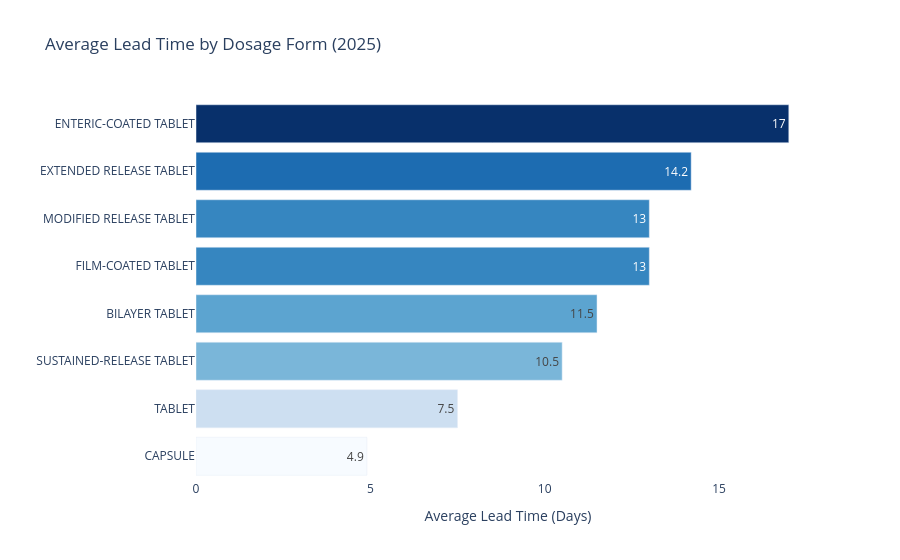

Notebook cell for this chart:
### Code cell
fig = px.bar(
    df_lead_time_dosage_form,
    y='dosage_form',
    x='avg_lead_time_days',
    orientation='h',
    title='Average Lead Time by Dosage Form (2025)',
    labels={
        'avg_lead_time_days': 'Average Lead Time (Days)',
        'dosage_form': ''
    },
    text='avg_lead_time_days',
    color='avg_lead_time_days',
    color_continuous_scale='Blues'
)

fig.update_traces(textposition='auto', insidetextanchor='end')
fig.update_layout(
    plot_bgcolor='white',
    coloraxis_showscale=False,
    yaxis={'categoryorder': 'total ascending'},
    xaxis=dict(showgrid=False, title='Average Lead Time (Days)')
)
fig.show()

### Figure 1 — Plotly figure (JSON) as saved in the notebook; plotly's stock layout.template omitted (floating-point values rounded to 4 significant figures)
{"data": [{"hovertemplate": "Average Lead Time (Days)=%{marker.color}<br>=%{y}<extra></extra>", "insidetextanchor": "end", "legendgroup": "", "marker": {"color": [17.0, 14.2, 13.0, 13.0, 11.5, 10.5, 7.5, 4.9], "coloraxis": "coloraxis", "pattern": {"shape": ""}}, "name": "", "orientation": "h", "showlegend": false, "text": [17.0, 14.2, 13.0, 13.0, 11.5, 10.5, 7.5, 4.9], "textposition": "auto", "type": "bar", "x": [17.0, 14.2, 13.0, 13.0, 11.5, 10.5, 7.5, 4.9], "xaxis": "x", "y": ["ENTERIC-COATED TABLET", "EXTENDED RELEASE TABLET", "FILM-COATED TABLET", "MODIFIED RELEASE TABLET", "BILAYER TABLET", "SUSTAINED-RELEASE TABLET", "TABLET", "CAPSULE"], "yaxis": "y"}], "layout": {"barmode": "relative", "coloraxis": {"colorbar": {"title": {"text": "Average Lead Time (Days)"}}, "colorscale": [[0, "rgb(247,251,255)"], [0.125, "rgb(222,235,247)"], [0.25, "rgb(198,219,239)"], [0.375, "rgb(158,202,225)"], [0.5, "rgb(107,174,214)"], [0.625, "rgb(66,146,198)"], [0.75, "rgb(33,113,181)"], [0.875, "rgb(8,81,156)"], [1, "rgb(8,48,107)"]], "showscale": false}, "legend": {"tracegroupgap": 0}, "plot_bgcolor": "white", "title": {"text": "Average Lead Time by Dosage Form (2025)"}, "xaxis": {"anchor": "y", "domain": [0, 1], "showgrid": false, "title": {"text": "Average Lead Time (Days)"}}, "yaxis": {"anchor": "x", "categoryorder": "total ascending", "domain": [0, 1], "title": {"text": ""}}}}
